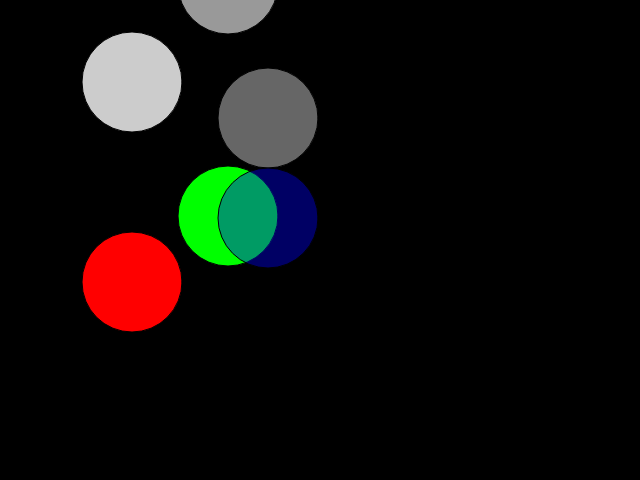
Frame 1 (no input)
Frame 60 (no input): identical to frame 1, image omitted
Frame 120 (the mouse pressed at the canvas centre since frame 60): identical to frame 1, image omitted

The p5.js sketch that drew this single still picture (run headless with seeded random() and noise() and a simulated clock; from frame 60 on, the mouse is pressed at the canvas centre):

// p5.js sketch
// ── sketch.js
function setup(){
  createCanvas(640, 480);
}

function draw(){
  background(0);
  fill(204);  //light gray
  ellipse(132, 82, 100, 100);
  fill(153);  //Medim gray
  ellipse(228, -16, 100, 100);
  fill(102);  //Dark ray
  ellipse(268, 118, 100, 100);

  fill(255, 0, 0);  //RED
  ellipse(132, 282, 100, 100);
  fill(0, 255, 0);  //GREEN
  ellipse(228, 216, 100, 100);
  fill(0, 0, 255, 100);  //Blue (R, G, B, A)
  ellipse(268, 218, 100, 100);
}
